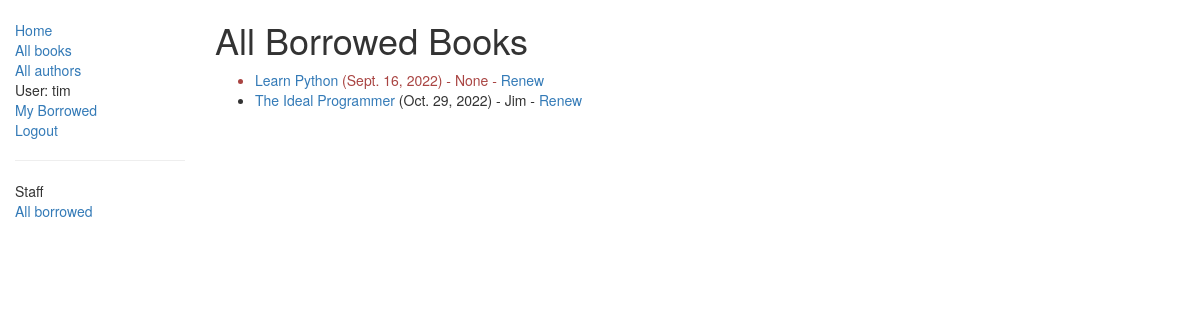
Page /catalog/borrowed/ (signed in) on the committed database.
### catalog/models.py (models this page shows, shortened)
class BookInstance(models.Model):
    id = models.UUIDField(primary_key=True, default=uuid.uuid4,
            help_text="Unique ID for this particular book across whole library")
    book = models.ForeignKey('Book', on_delete=models.SET_NULL, null=True)
    imprint = models.CharField(max_length=200)
    due_back = models.DateField(null=True, blank=True)
    LOAN_STATUS = (
        ('m', 'Maintenance'),
        ('o', 'On loan'),
        ('a', 'Available'),
        ('r', 'Reserved'),
    )
    status = models.CharField(max_length=1, choices=LOAN_STATUS, blank=True, default='m',
            help_text='Book availability')
    borrower = models.ForeignKey(User, on_delete=models.SET_NULL, null=True, blank=True)
    @property
    def is_overdue(self):
        if self.due_back and date.today() > self.due_back:
            return True
        return False
    class Meta:
        ordering = ["due_back"]

class Book(models.Model):
    title = models.CharField(max_length=200)
    author = models.ForeignKey('Author', on_delete=models.SET_NULL, null=True)
    summary = models.TextField(max_length=1000, help_text="Enter a brief description of the book")
    isbn = models.CharField('ISBN',max_length=13,
            help_text='13 Character <a href="https://www.isbn-international.org/content/what-isbn">ISBN number</a>')
    genre = models.ManyToManyField(Genre, help_text="Select a genre for this book")

### catalog/views.py (the view)
class LoanedBooksByAllListView(PermissionRequiredMixin, generic.ListView):
    model = BookInstance
    template_name = 'catalog/bookinstance_list_borrowed_all.html'
    permission_required = 'catalog.can_mark_returned'
    paginate_by = 10
    def get_queryset(self):
        return BookInstance.objects.filter(status__exact='o').order_by('due_back')

### catalog/templates/catalog/bookinstance_list_borrowed_all.html
{% extends "base_generic.html" %}
{% block content %}
    <h1>All Borrowed Books</h1>
    {% if bookinstance_list %}
    <ul>
      {% for bookinst in bookinstance_list %}
      <li class="{% if bookinst.is_overdue %}text-danger{% endif %}">
        <a href="{% url 'book-detail' bookinst.book.pk %}">{{bookinst.book.title}}</a>
        ({{ bookinst.due_back }}) {% if user.is_staff %}- {{ bookinst.borrower }}{% endif %}
        {% if perms.catalog.can_mark_returned %}-
        <a href="{% url 'renew-book-librarian' bookinst.id %}">Renew</a>
        {% endif %}
      </li>
      {% endfor %}
    </ul>
    {% else %}
      <p>There are no books borrowed.</p>
    {% endif %}
{% endblock %}

### catalog/templates/base_generic.html (shortened to what this page needs)
<!DOCTYPE html>
<html lang="en">
<head>
  <link rel="stylesheet" href="https://maxcdn.bootstrapcdn.com/bootstrap/3.3.7/css/bootstrap.min.css">
  {% load static %}
  <link rel="stylesheet" href="{% static 'css/styles.css' %}">
</head>
<body>
  <div class="container-fluid">
    <div class="row">
      <div class="col-sm-2">
      {% block sidebar %}
      <ul class="sidebar-nav">
          <li><a href="{% url 'index' %}">Home</a></li>
          <li><a href="{% url 'books' %}">All books</a></li>
          <li><a href="{% url 'authors' %}">All authors</a></li>
          {% if user.is_authenticated %}
          <li>User: {{ user.get_username }}</li>
          <li><a href="{% url 'my-borrowed' %}">My Borrowed</a></li>
          <li><a href="{% url 'logout'%}?next={{request.path}}">Logout</a></li>
        {% else %}
          <li><a href="{% url 'login'%}?next={{request.path}}">Login</a></li>
        {% endif %}
      </ul>
      {% if user.is_staff %}
      <hr>
      <ul class="sidebar-nav">
          <li>Staff</li>
          {% if perms.catalog.can_mark_returned %}
          <li><a href="{% url 'all-borrowed' %}">All borrowed</a></li>
          {% endif %}
      </ul>
      {% endif %}
      {% endblock %}
      </div>
      <div class="col-sm-10 ">
      {% block content %}{% endblock %}
      </div>
    </div>
  </div>
</body>
</html>

### catalog/templates/static/styles.css (style rules this page uses)
.sidebar-nav { margin-top: 20px; padding: 0; list-style: none; }

### rows in the picture
BookInstance: book "Learn Python", due_back "Sept. 16, 2022", borrower "None"
BookInstance: book "The Ideal Programmer", due_back "Oct. 29, 2022", borrower "Jim"

### other values in the picture
{{ user.get_username }} "tim"
